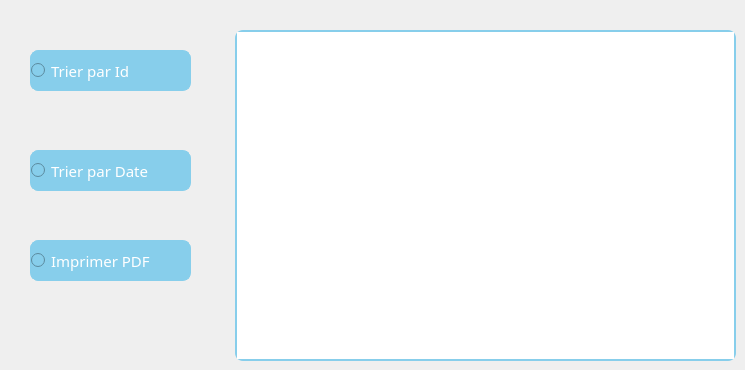
      <widget class="QWidget" name="tab_17">
       <attribute name="title">
        <string>Afficher Reservation</string>
       </attribute>
       <widget class="QTableView" name="tab_menu_2">
        <property name="geometry">
         <rect>
          <x>235</x>
          <y>30</y>
          <width>501</width>
          <height>331</height>
         </rect>
        </property>
        <property name="font">
         <font>
          <family>Segoe Print</family>
         </font>
        </property>
        <property name="styleSheet">
         <string notr="true">border: 2px solid #87CEEB;
border-radius: 8px;
</string>
        </property>
       </widget>
       <widget class="QRadioButton" name="trimenu_4">
        <property name="geometry">
         <rect>
          <x>30</x>
          <y>50</y>
          <width>161</width>
          <height>41</height>
         </rect>
        </property>
        <property name="font">
         <font>
          <family>Segoe Print</family>
          <pointsize>-1</pointsize>
         </font>
        </property>
        <property name="styleSheet">
         <string notr="true">QRadioButton {
color: #fff;
background:#87CEEB;
border: none;
font-size:15px;
font-family:Segoe Print;
text-align: left;
border: 1px solid #87CEEB;
border-radius: 8px;
}
QRadioButton:hover {
color:#fff;
background:#535353;
border: none;
text-align: left;
}</string>
        </property>
        <property name="text">
         <string>Trier par Id</string>
        </property>
       </widget>
       <widget class="QRadioButton" name="trimenu_5">
        <property name="geometry">
         <rect>
          <x>30</x>
          <y>150</y>
          <width>161</width>
          <height>41</height>
         </rect>
        </property>
        <property name="styleSheet">
         <string notr="true">QRadioButton {
color: #fff;
background:#87CEEB;
border: none;
font-size:15px;
font-family:Segoe Print;
text-align: left;
border: 1px solid #87CEEB;
border-radius: 8px;
}
QRadioButton:hover {
color:#fff;
background:#535353;
border: none;
text-align: left;
}</string>
        </property>
        <property name="text">
         <string>Trier par Date</string>
        </property>
       </widget>
       <widget class="QRadioButton" name="pdf_3">
        <property name="geometry">
         <rect>
          <x>30</x>
          <y>240</y>
          <width>161</width>
          <height>41</height>
         </rect>
        </property>
        <property name="styleSheet">
         <string notr="true">QRadioButton {
color: #fff;
background:#87CEEB;
border: none;
font-size:15px;
font-family:Segoe Print;
text-align: left;
border: 1px solid #87CEEB;
border-radius: 8px;
}
QRadioButton:hover {
color:#fff;
background:#535353;
border: none;
text-align: left;
}</string>
        </property>
        <property name="text">
         <string>Imprimer PDF</string>
        </property>
       </widget>
      </widget>
